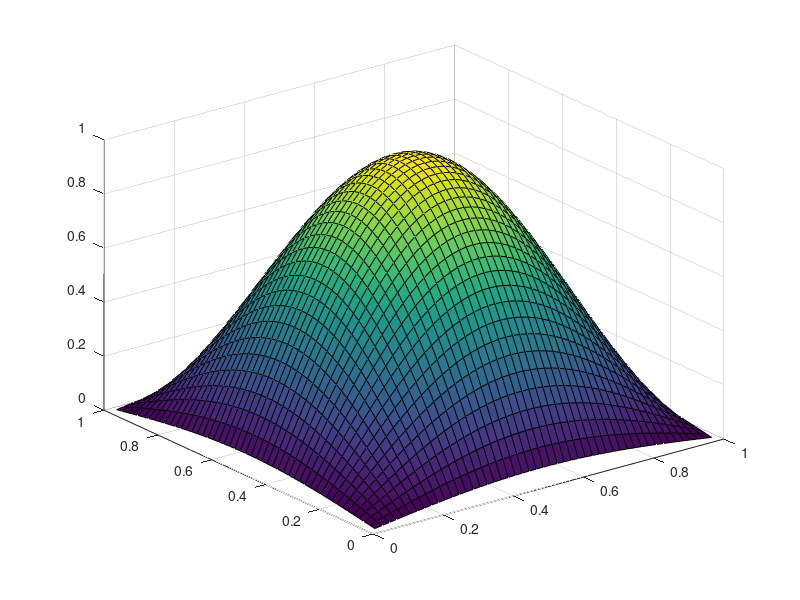

The MATLAB source for this figure:
e = 1;
a = -1;
N = 50;
h = 1/N;
n = N-1;
tol = 1e-6;

d = 4*e - a*h;
up = -e +a*h;
tmp = ones(n-1,1);
E = -e * eye(n);
S = d * eye(n) + up * diag(tmp,1) - e*diag(tmp,-1);
I = eye(n);
tmp2 = diag(tmp,1) + diag(tmp,-1);
A = kron(I,S)+kron(tmp2,E);

F = ones(n);
for i =1:n-1;
    for j=1:n;
        x=i/N;
        y=j/N;
    F(i,j)=pi*(2*pi*e*sin(pi*x)+a*cos(pi*x))*sin(pi*y);
    end
end
F = reshape(F,n^2,1);
F = h^2*F;

%CGstart
tic;
count = 1;
U = zeros(length(A),1);
res0 = F-A*U;
k=1;
p = res0;
resCG = zeros(length(A),1);
resCG(1) = norm(F-A*U,inf);

while (resCG(k)>tol)
    k=k+1;
    Ap = A*p;
    alpha = res0'*res0/(p'*Ap);
    U = U + alpha*p;
    res1 =res0 - alpha*Ap;
    beta = res1'*res1/(res0'*res0);
    p =res1 +beta *p;
    res0 = res1;
    resCG(k)=norm(F-A*U,inf);
    count = count +1;
end
toc;
display(count)
%CGend

U=reshape(U,n,n);

t = ( 1 : n )' * h;
figure, surf ( t, t, U);



